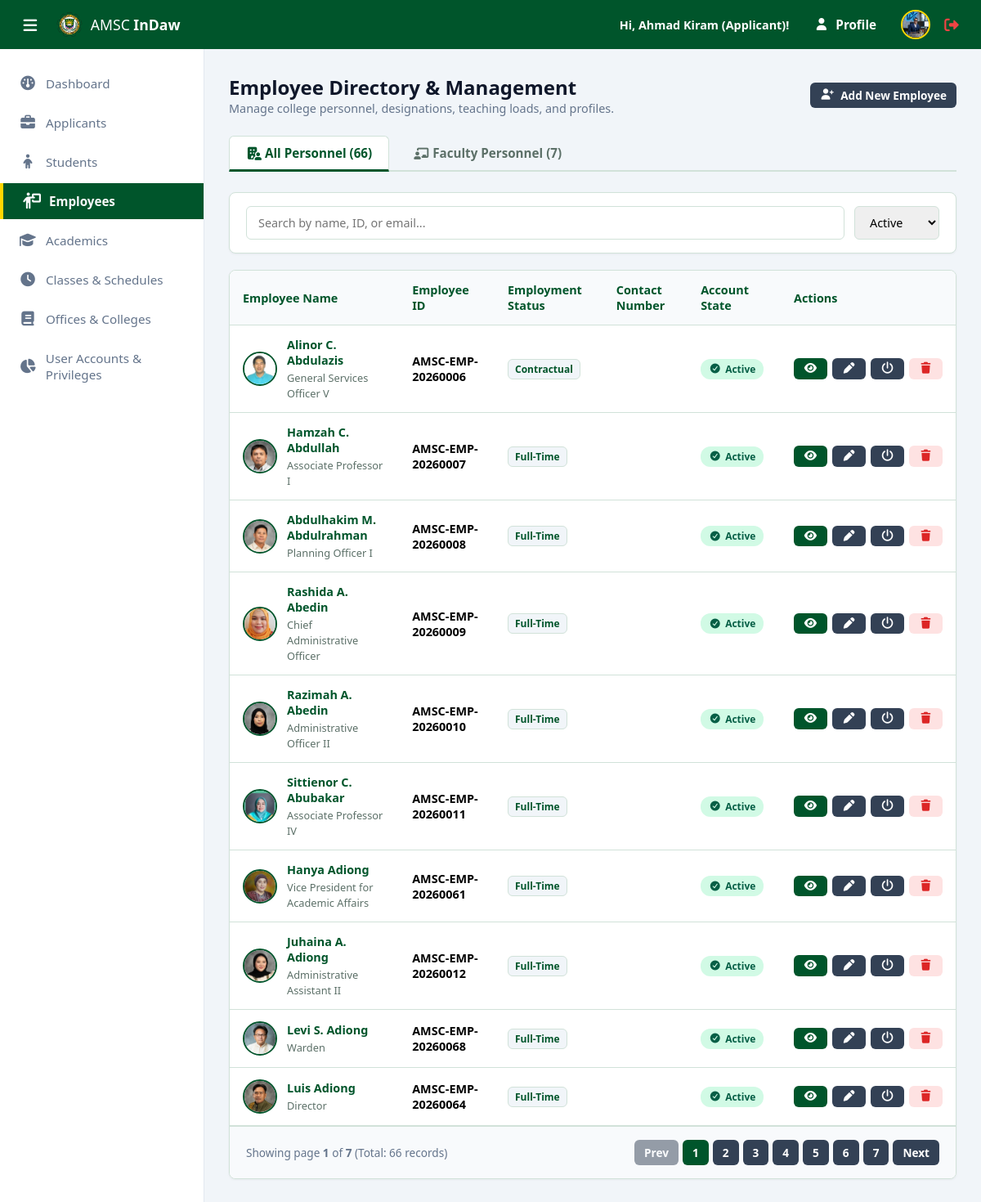
The app's page /admin/employees.php (signed in) with its own data.
### tables this page shows
CREATE TABLE `applicants` (
  `ApplicantID` int(11) NOT NULL,
  `UserID` int(11) NOT NULL,
  `ApplicationNumber` varchar(30) NOT NULL,
  `FirstName` varchar(50) NOT NULL,
  `MiddleName` varchar(50) DEFAULT NULL,
  `LastName` varchar(50) NOT NULL,
  `ExtName` enum('Jr.','Sr.','II','III','IV','V','VI') DEFAULT NULL,
  `Gender` enum('Male','Female') NOT NULL,
  `BirthDate` date NOT NULL,
  `ContactNumber` varchar(20) NOT NULL,
  `Address` text NOT NULL,
  `PreferredProgramID_1` int(11) NOT NULL,
  `PreferredProgramID_2` int(11) DEFAULT NULL,
  `PreferredProgramID_3` int(11) DEFAULT NULL,
  `ApplicationStatus` enum('Pending','Under Review','Approved','Rejected') DEFAULT 'Pending',
  `SubmittedAt` timestamp NOT NULL DEFAULT current_timestamp(),
  `ProfilePicture` varchar(255) DEFAULT NULL,
  `UpdatedAt` timestamp NOT NULL DEFAULT current_timestamp() ON UPDATE current_timestamp()
);

CREATE TABLE `staff_members` (
  `StaffID` int(11) NOT NULL,
  `UserID` int(11) DEFAULT NULL,
  `EmployeeNumber` varchar(30) NOT NULL,
  `FirstName` varchar(50) NOT NULL,
  `MiddleName` varchar(50) DEFAULT NULL,
  `LastName` varchar(50) NOT NULL,
  `ExtName` enum('Jr.','Sr.','II','III','IV','V','VI') DEFAULT NULL,
  `ContactNumber` varchar(20) DEFAULT NULL,
  `Gender` enum('Male','Female') NOT NULL,
  `EmploymentStatus` enum('Full-Time','Part-Time','Contractual') DEFAULT 'Full-Time',
  `IsActive` tinyint(1) DEFAULT 1,
  `CreatedAt` timestamp NOT NULL DEFAULT current_timestamp(),
  `DateOfBirth` date DEFAULT NULL,
  `HomeAddress` text DEFAULT NULL,
  `ProfilePicture` varchar(255) DEFAULT NULL,
  `PositionTitle` varchar(100) DEFAULT NULL,
  `UpdatedAt` timestamp NOT NULL DEFAULT current_timestamp() ON UPDATE current_timestamp()
);

### admin/employees.php (the view, shortened to what the rows shown need)
<?php
require_once '../config/db.php';
require_once '../config/session_check.php';
$defaultProfilePhoto = '/amsc_indaw/assets/images/defaults/default-photo.avif';
$tab = isset($_GET['tab']) ? trim($_GET['tab']) : 'office';
$page = filter_input(INPUT_GET, 'page', FILTER_VALIDATE_INT) ?: 1;
$limit = 10;
$offset = ($page - 1) * $limit;
$search = trim($_GET['search'] ?? '');
$statusFilter = isset($_GET['is_active']) ? intval($_GET['is_active']) : 1;
$whereClauses = array();
$params = array();
$types = "";
$whereClauses[] = "(s.FirstName LIKE ? OR s.MiddleName LIKE ? OR s.LastName LIKE ? OR s.EmployeeNumber LIKE ? OR s.HomeAddress LIKE ? OR s.ContactNumber LIKE ? OR s.EmploymentStatus LIKE ? OR s.PositionTitle LIKE ?) AND s.IsActive = ?";
$searchTerm = "%{$search}%";
array_push($params, $searchTerm, $searchTerm, $searchTerm, $searchTerm, $searchTerm, $searchTerm, $searchTerm, $searchTerm, $statusFilter);
$types .= "ssssssssi";
$whereString = implode(" AND ", $whereClauses);
if ($tab === 'faculty') {
    $dataSql = "SELECT DISTINCT s.* FROM staff_members s INNER JOIN staff_designations sd ON s.StaffID = sd.StaffID WHERE sd.AppointmentType = 'Academic' AND $whereString ORDER BY s.LastName, s.FirstName ASC LIMIT ? OFFSET ?";
} else {
    $dataSql = "SELECT DISTINCT s.* FROM staff_members s LEFT JOIN staff_designations sd ON s.StaffID = sd.StaffID WHERE $whereString ORDER BY s.LastName, s.FirstName ASC LIMIT ? OFFSET ?";
}
$params[] = $limit;
$params[] = $offset;
$types .= "ii";
$stmt = mysqli_prepare($conn, $dataSql);
mysqli_stmt_bind_param($stmt, $types, ...$params);
mysqli_stmt_execute($stmt);
$result = mysqli_stmt_get_result($stmt);
$employeesList = [];
while ($row = mysqli_fetch_assoc($result)) {
    $employeesList[] = $row;
}
?>
<!DOCTYPE html>
<html lang="en">
<head>
    <?php include "../includes/head.php"; ?>
</head>
<body class="dashboard-body">
    <?php include '../includes/header.php'; ?>
    <div class="dashboard-wrapper">
        <main class="dashboard-content">
            <div class="content-header">
                <div>
                    <h2>Employee Directory & Management</h2>
                </div>
            </div>
            <div class="employees-container">
                <div class="employees-table-card">
                    <div style="overflow-x: auto;">
                        <table class="employees-table" id="employeesTable">
                            <thead>
                                <tr>
                                    <th>Employee Name</th>
                                    <th>Employee ID</th>
                                    <th>Employment Status</th>
                                    <th>Contact Number</th>
                                    <th>Account State</th>
                                    <th>Actions</th>
                                </tr>
                            </thead>
                            <tbody>
                                <?php if (!empty($employeesList)): ?>
                                    <?php foreach ($employeesList as $emp):
                                        $empUserID = $emp['UserID'] ?? 0;
                                        $fullName = trim("{$emp['FirstName']} " . (!empty($emp['MiddleName']) ? substr($emp['MiddleName'], 0, 1) . '. ' : '') . "{$emp['LastName']} " . ($emp['ExtName'] ?? ''));
                                        $statusStr = ($emp['IsActive'] === 0) ? 'Inactive' : 'Active';
                                        $statusClass = strtolower($statusStr);
                                        $avatarImg = !empty($emp['ProfilePicture']) ? '/amsc_indaw/assets/uploads/profiles/' . $emp['ProfilePicture'] : $defaultProfilePhoto;
                                        $emailSql = "SELECT Email FROM users WHERE ID = $empUserID LIMIT 1";
                                        $emailResult = mysqli_query($conn, $emailSql);
                                        $email = mysqli_fetch_assoc($emailResult)['Email'] ?? '';
                                        $dateAdded = date('F d, Y | h:i a', strtotime($emp['CreatedAt']));
                                    ?>
                                        <tr>
                                            <td>
                                                <div class="employee-info-cell">
                                                    <img src="<?= htmlspecialchars($avatarImg) ?>" alt="Avatar" class="employee-avatar">
                                                    <div>
                                                        <h4 class="employee-name"><?= htmlspecialchars($fullName) ?></h4>
                                                        <span class="employee-subtext"><?= htmlspecialchars($emp['PositionTitle'] ?? '') ?></span><br>
                                                    </div>
                                                </div>
                                            </td>
                                            <td><strong><?= htmlspecialchars($emp['EmployeeNumber'] ?? '') ?></strong></td>
                                            <td><span class="badge-designation"><?= ucfirst($emp['EmploymentStatus'] ?? 'Faculty') ?></span></td>
                                            <td><?= htmlspecialchars($emp['ContactNumber'] ?? '') ?></td>
                                            <td>
                                                <span class="badge-status <?= $statusClass ?>">
                                                    <i class="fa-solid <?= $statusClass === 'active' ? 'fa-circle-check' : 'fa-circle-xmark' ?>"></i>
                                                    <?= ucfirst($statusStr) ?>
                                                </span>
                                            </td>
                                            <td>
                                                <div class="action-btns">
                                                    <button type="button" class="btn btn-primary btn-sm" onclick="openViewModal(<?= htmlspecialchars(json_encode($emp)) ?>, '<?= $email ?>', '<?= $avatarImg ?>', '<?= $dateAdded ?>')" title="View Dossier"><i class="fa-solid fa-eye"></i></button>
                                                    <button type="button" class="btn btn-secondary btn-sm" onclick="openEmployeeModal('edit', <?= htmlspecialchars(json_encode($emp)) ?>)" title="Edit Record"><i class="fa-solid fa-pen"></i></button>
                                                    <form action="employees?tab=<?= $tab ?>&page=<?= $page ?>" method="POST" style="display:inline;">
                                                        <button type="submit" class="btn btn-secondary btn-sm" title="Toggle Status"><i class="fa-solid fa-power-off"></i></button>
                                                    </form>
                                                    <form action="employees?tab=<?= $tab ?>&page=<?= $page ?>" method="POST" style="display:inline;" onsubmit="return confirm('Are you sure you want to delete this employee?');">
                                                        <button type="submit" class="btn btn-sm" style="background:#fee2e2; color:#dc2626;" title="Delete"><i class="fa-solid fa-trash"></i></button>
                                                    </form>
                                                </div>
                                            </td>
                                        </tr>
                                    <?php endforeach; ?>
                                <?php else: ?>
                                    <tr>
                                        <td colspan="6" style="text-align: center; padding: 25px; color: var(--text-muted);">No employee records found.</td>
                                    </tr>
                                <?php endif; ?>
                            </tbody>
                        </table>
                    </div>
                </div>
            </div>
        </main>
    </div>
</body>
</html>

### includes/header.php (shortened to what the rows shown need)
<header class="topbar">
    <div class="topbar-right">
        <div class="user-profile-menu">
            <span class="user-name">Hi, <?= !empty($userFirstName) ? $userFirstName : 'User' ?> (<?= $module === 'admin' ? 'Admin' : 'Applicant' ?>)!</span>
            <a href="profile" class="btn btn-primary"><i class="fa-solid fa-user"></i> Profile</a>
            <img src="<?= $userProfilePicture ?>" alt="Profile" class="user-avatar">
            <a href="/amsc_indaw/logout" class="btn-logout" title="Logout">
                <i class="fa-solid fa-right-from-bracket"></i>
            </a>
        </div>
    </div>
</header>

### records on screen
applicants: FirstName "Ahmad Kiram", ProfilePicture (picture)
staff_members: ProfilePicture (picture), fullName "Alinor C. Abdulazis", PositionTitle "General Services Officer V", EmployeeNumber "AMSC-EMP-20260006", EmploymentStatus "Contractual", IsActive "Active"
staff_members: ProfilePicture (picture), fullName "Hamzah C. Abdullah", PositionTitle "Associate Professor I", EmployeeNumber "AMSC-EMP-20260007", EmploymentStatus "Full-Time", IsActive "Active"
staff_members: ProfilePicture (picture), fullName "Abdulhakim M. Abdulrahman", PositionTitle "Planning Officer I", EmployeeNumber "AMSC-EMP-20260008", EmploymentStatus "Full-Time", IsActive "Active"
staff_members: ProfilePicture (picture), fullName "Rashida A. Abedin", PositionTitle "Chief Administrative Officer", EmployeeNumber "AMSC-EMP-20260009", EmploymentStatus "Full-Time", IsActive "Active"
staff_members: ProfilePicture (picture), fullName "Razimah A. Abedin", PositionTitle "Administrative Officer II", EmployeeNumber "AMSC-EMP-20260010", EmploymentStatus "Full-Time", IsActive "Active"
staff_members: ProfilePicture (picture), fullName "Sittienor C. Abubakar", PositionTitle "Associate Professor IV", EmployeeNumber "AMSC-EMP-20260011", EmploymentStatus "Full-Time", IsActive "Active"
staff_members: ProfilePicture (picture), fullName "Hanya Adiong", PositionTitle "Vice President for Academic Affairs", EmployeeNumber "AMSC-EMP-20260061", EmploymentStatus "Full-Time", IsActive "Active"
staff_members: ProfilePicture (picture), fullName "Juhaina A. Adiong", PositionTitle "Administrative Assistant II", EmployeeNumber "AMSC-EMP-20260012", EmploymentStatus "Full-Time", IsActive "Active"
staff_members: ProfilePicture (picture), fullName "Levi S. Adiong", PositionTitle "Warden", EmployeeNumber "AMSC-EMP-20260068", EmploymentStatus "Full-Time", IsActive "Active"
staff_members: ProfilePicture (picture), fullName "Luis Adiong", PositionTitle "Director", EmployeeNumber "AMSC-EMP-20260064", EmploymentStatus "Full-Time", IsActive "Active"

### other values on screen
$officeCount "66"
$facultyCount "7"
$page "1"
$totalRecords "66"
